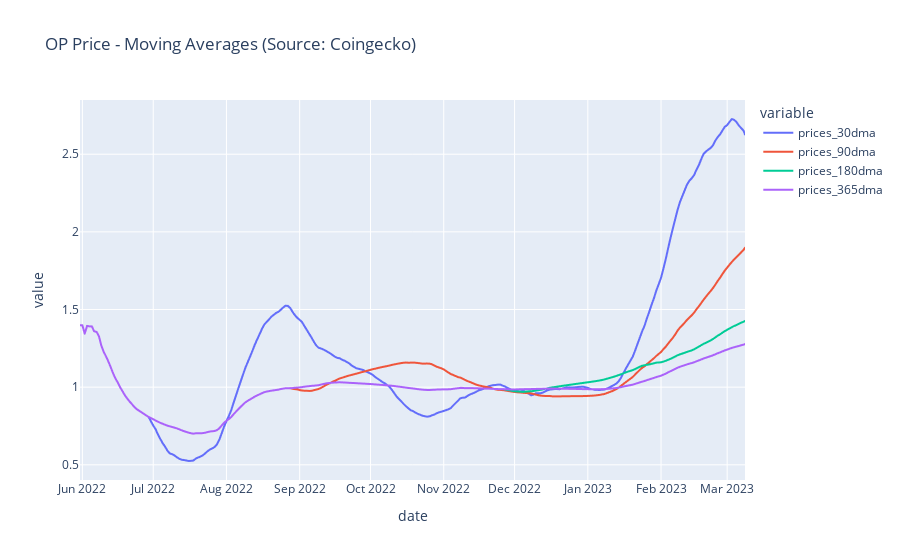

The cell this chart's notebook holds for it:
### Code cell
fig = px.line(op_price, x="date", y=prices_cols, title='OP Price - Moving Averages (Source: Coingecko)')
fig.show()

### Figure 1 — Plotly figure (JSON) as saved in the notebook; plotly's stock layout.template omitted (floating-point values rounded to 4 significant figures; data arrays with more than 128 entries replaced by an {"elided": "..."} marker saying what was removed)
{"data": [{"hovertemplate": "variable=prices_30dma<br>date=%{x}<br>value=%{y}<extra></extra>", "legendgroup": "prices_30dma", "line": {"color": "#636efa", "dash": "solid"}, "marker": {"symbol": "circle"}, "mode": "lines", "name": "prices_30dma", "showlegend": true, "type": "scattergl", "x": {"elided": "283 str values"}, "xaxis": "x", "y": {"elided": "283 float values"}, "yaxis": "y"}, {"hovertemplate": "variable=prices_90dma<br>date=%{x}<br>value=%{y}<extra></extra>", "legendgroup": "prices_90dma", "line": {"color": "#EF553B", "dash": "solid"}, "marker": {"symbol": "circle"}, "mode": "lines", "name": "prices_90dma", "showlegend": true, "type": "scattergl", "x": {"elided": "283 str values"}, "xaxis": "x", "y": {"elided": "283 float values"}, "yaxis": "y"}, {"hovertemplate": "variable=prices_180dma<br>date=%{x}<br>value=%{y}<extra></extra>", "legendgroup": "prices_180dma", "line": {"color": "#00cc96", "dash": "solid"}, "marker": {"symbol": "circle"}, "mode": "lines", "name": "prices_180dma", "showlegend": true, "type": "scattergl", "x": {"elided": "283 str values"}, "xaxis": "x", "y": {"elided": "283 float values"}, "yaxis": "y"}, {"hovertemplate": "variable=prices_365dma<br>date=%{x}<br>value=%{y}<extra></extra>", "legendgroup": "prices_365dma", "line": {"color": "#ab63fa", "dash": "solid"}, "marker": {"symbol": "circle"}, "mode": "lines", "name": "prices_365dma", "showlegend": true, "type": "scattergl", "x": {"elided": "283 str values"}, "xaxis": "x", "y": {"elided": "283 float values"}, "yaxis": "y"}], "layout": {"legend": {"title": {"text": "variable"}, "tracegroupgap": 0}, "title": {"text": "OP Price - Moving Averages (Source: Coingecko)"}, "xaxis": {"anchor": "y", "domain": [0, 1], "title": {"text": "date"}}, "yaxis": {"anchor": "x", "domain": [0, 1], "title": {"text": "value"}}}}
